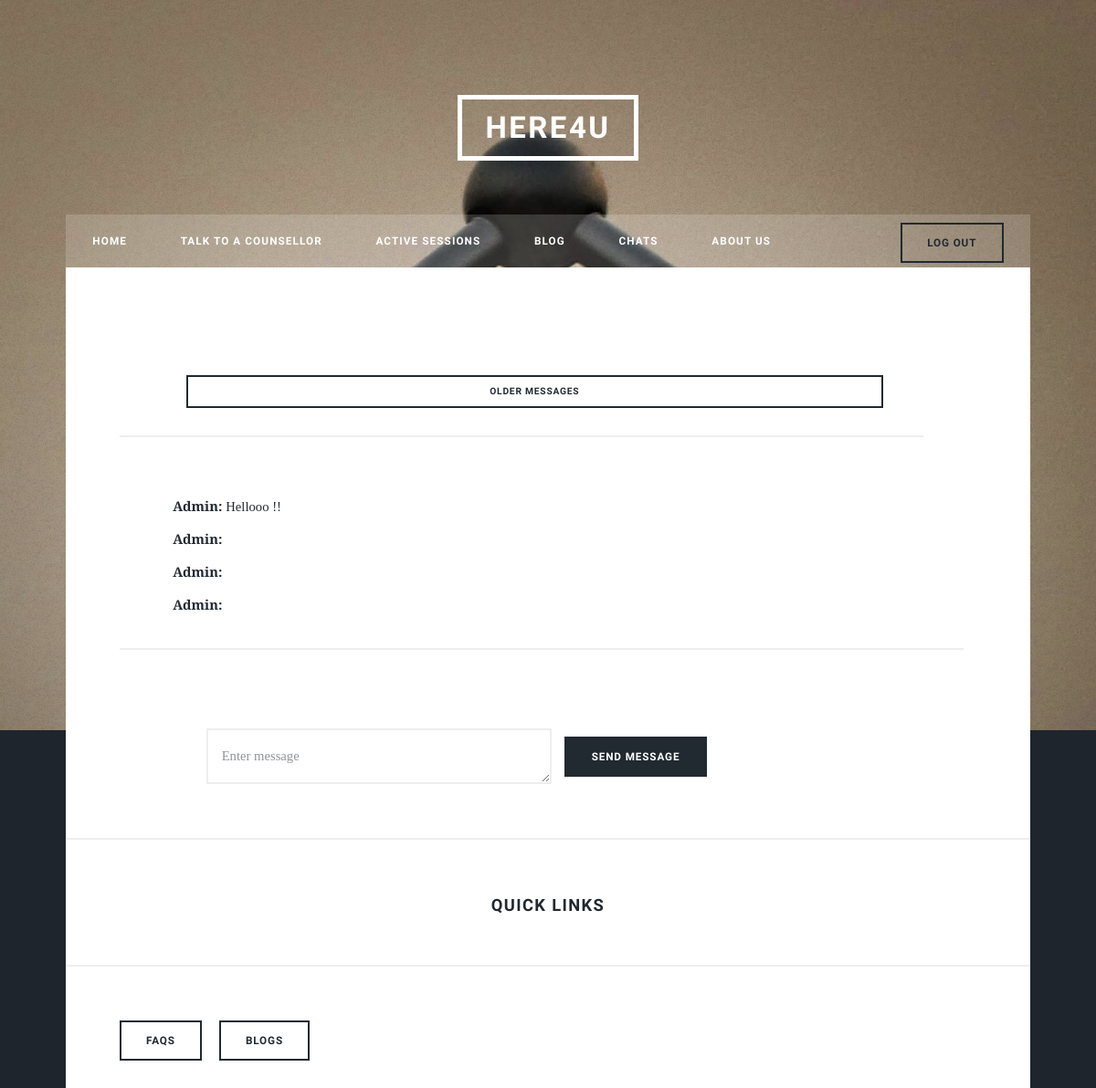
The app's page /messages-detail/3/ (signed in, upper part), older data.
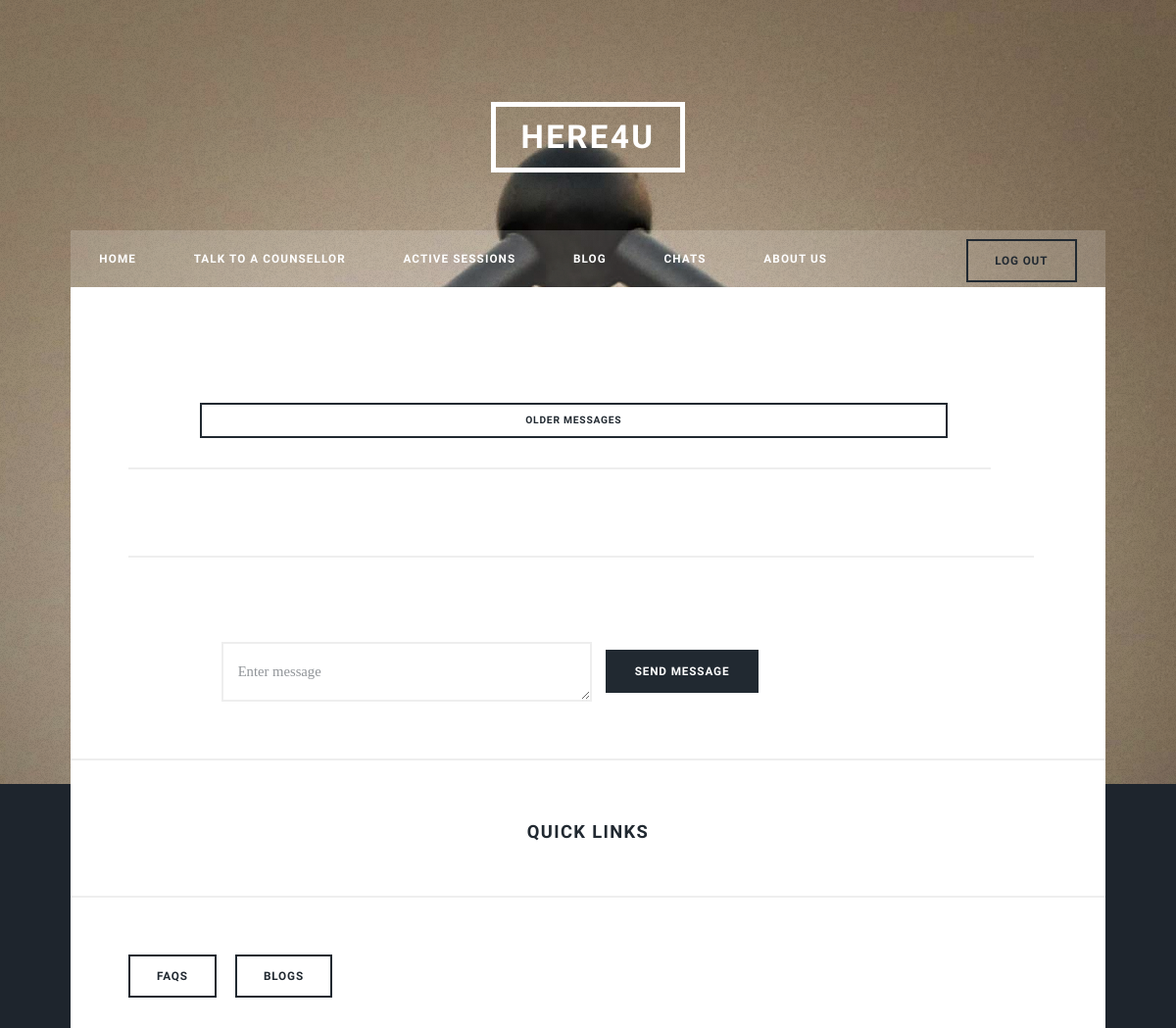
The same page, newer data.
### client/models.py (models this page shows, shortened)
class Message(models.Model):
    sender = models.ForeignKey(User,on_delete=models.SET_NULL,null=True,related_name='sender')
    reciever = models.ForeignKey(User,on_delete=models.SET_NULL,null=True,related_name='reciever')
    body = models.TextField()
    time = models.DateTimeField(null = True,auto_now = True)

### client/views.py (the view, shortened to what this page needs)
# urls.py: path('messages-detail/<int:pk>/',views.messageDetail,name = "message-detail"),
@login_required
def messageDetail(request,pk):
    user_check = True
    if request.user.is_authenticated:
        coun = Counsellordata.objects.all().filter(User=request.user)
        if coun:
            user_check = False
    Sender = request.user
    Reciever = User.objects.get(id=pk)
    conversation = []
    for i in Message.objects.filter(sender = Sender, reciever = Reciever):
        conversation.append(i)
    for i in Message.objects.filter(sender = Reciever, reciever = Sender):
        conversation.append(i)
    conversation.sort(key = lambda x: x.time, reverse = False)
    return render(request,'client/message-detail.html',{"client":user_check,"convo":conversation})

### client/templates/client/message-detail.html (shortened to what this page needs)
{%extends "client/base.html"%}
{%block home_state%}<li >{%endblock%}
{%if client%}}
{%block talk_state%}<li>{%endblock%}
{%block session_state%}<li>{%endblock%}
{%else%}
{%block client_state%}<li>{%endblock%}
{%block active_state%}<li>{%endblock%}
{%endif%}
{%block blog_state%}<li>{%endblock%}
	{%block message_state%}<li>{%endblock%}
{%block about_state%}<li>{%endblock%}
{%block content%}
<div id = "main">
	<ul class = "actions fit">
		<li><a href="#" class = "button fit small">Older messages</a></li>
	</ul>
	<p>
 {%for mess in convo%}
 <b>{{mess.sender.first_name}}: </b> {{mess.body}}
	<br/>
 {%endfor%}
</p>
<form method="POST">
	<ul class = "actions fit">
		<li><textarea type="text" name="message-body" placeholder="Enter message" rows="1" ></textarea></li>
		<li><input type="submit" class = "button special " value="Send Message" /></li>
	</ul>
</form>
</div>
{%endblock%}

Row changes from the older to the newer data that the page shows:
removed Message: sender.first_name "Admin", body "Hellooo !!"
removed Message: sender.first_name "Admin"
removed Message: sender.first_name "Admin"
removed Message: sender.first_name "Admin"
